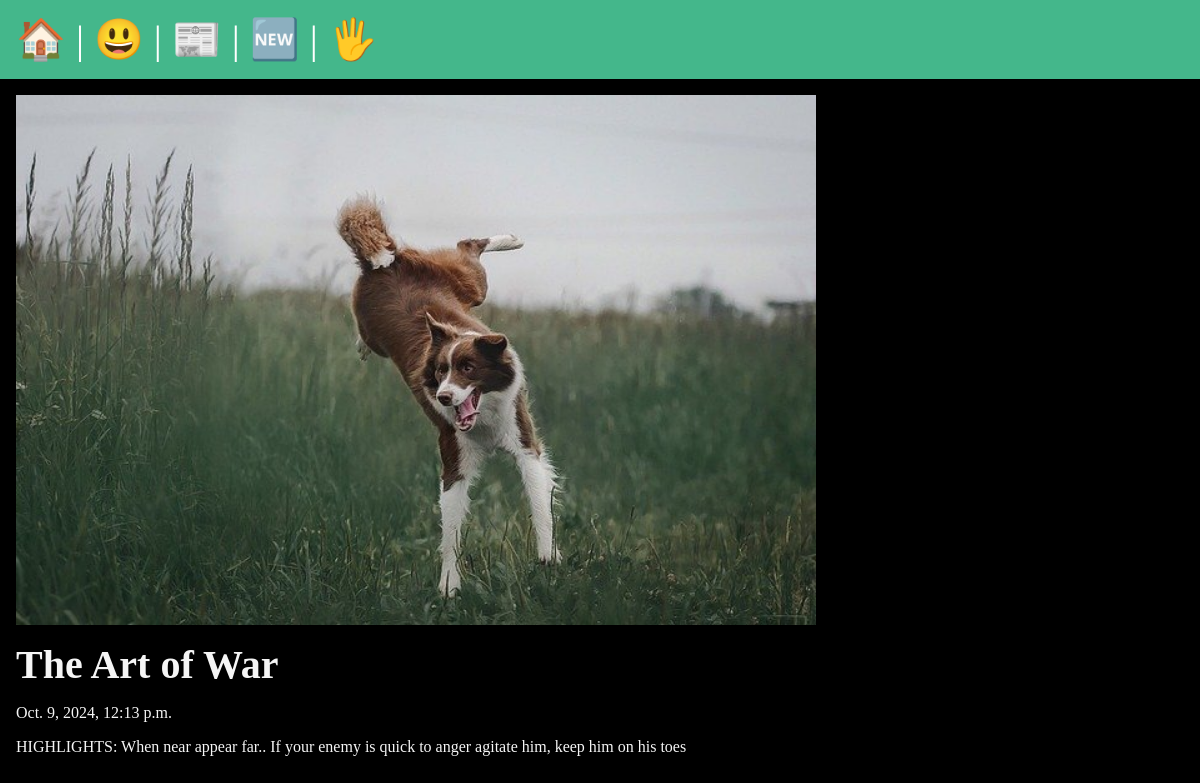
The page /posts/Sun-Tzu (signed in) on the database its author committed.
### posts/models.py (models this page shows, shortened)
class Post(models.Model):
    title = models.CharField(max_length=75)
    body = models.TextField()
    slug = models.SlugField()
    date = models.DateTimeField(auto_now_add=True)
    banner = models.ImageField(default='fallback.jpg', blank=True)
    author = models.ForeignKey(User, on_delete=models.CASCADE, default=None)

### posts/views.py (the view)
# urls.py: path('<slug:slug>', views.post_page, name="page"),
def post_page(request, slug):
    post = Post.objects.get(slug=slug)
    return render(request, 'posts/post_page.html', { 'post' : post })

### posts/templates/posts/post_page.html (shortened to what this page needs)
{% extends "layout.html" %}
{% block content %}
    <section>
        <img
        class="banner"
        src="{{ post.banner.url }}"
        alt="{{post.title}}"/>
        <h1>{{post.title}}</h1>
        <p> {{post.date}} </p>
        <p> {{post.body}} </p>
    </section>
{% endblock %}

### static/css/style.css (style rules this page uses)
* { margin: 0; padding: 0; box-sizing: border-box; }
body { min-height: 100vh; background-color: black; color: whitesmoke; font-size: 3rem; }
section { display: flex; flex-flow: column; gap: 1rem; }
h1, h2 { font-size: 2.5rem; }
p { font-size: 1rem; }
.banner { display: block; width: 100%; max-width: 800px; }

### rows shown on the page
Post: banner (picture), title "The Art of War", date "Oct. 9, 2024, 12:13 p.m.", body "HIGHLIGHTS: When near appear far.. If your enemy is quick to anger agitate him, keep him on his toes"
